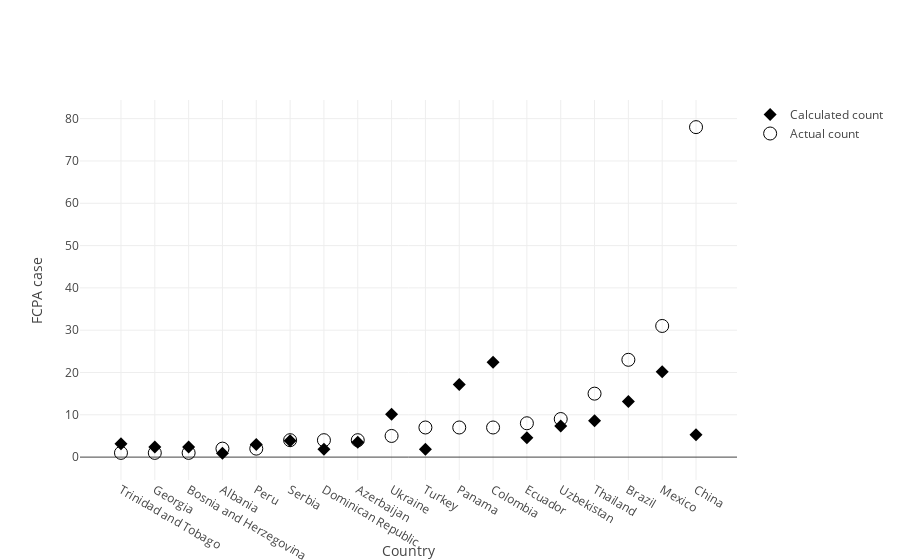

Source (notebook cell):
### Code cell
import plotly.plotly as py
import plotly.graph_objs as go
trace1 = go.Scatter(
    x = df_hdi_high_sorted['Country'],
    y = np.exp(df_hdi_high_sorted['Calc Count']),
    text = df_hdi_high_sorted['Legend'],
    mode='markers',
    marker=dict(symbol = 'diamond', color ='black',size=10),
    name = 'Calculated count'
)

trace2 = go.Scatter(
    y = df_hdi_high_sorted['Count'],
    x = df_hdi_high_sorted['Country'],
    text = df_hdi_high_sorted['Legend'],
    mode='markers',
    marker=dict(size=13, color ='black',symbol = "circle-open"),  
    name = 'Actual count'
)

layout = go.Layout(
    yaxis=dict(
        title = 'FCPA case',
        #type='log',
    ),
    xaxis=dict(
        title = 'Country'
    )
)
data = [trace1, trace2]

plotly.offline.iplot({'data': data, 'layout': layout}, filename='HDI vs fcpa: high HDI', config={'showLink': False})

### Figure 1 — Plotly figure (JSON) as saved in the notebook; plotly's stock layout.template omitted (floating-point values rounded to 4 significant figures)
{"data": [{"marker": {"color": "black", "size": 10, "symbol": "diamond"}, "mode": "markers", "name": "Calculated count", "text": ["pm 9.0<br>cti 2.0<br>rt 6.0", "pm 9.0<br>cti 8.0<br>rt 6.0", "pm 12.0<br>cti 6.0<br>rt 6.0", "pm 10.0<br>cti 7.0<br>rt 0.0", "pm 8.0<br>cti 3.0<br>rt 6.0", "pm 16.0<br>cti 6.0<br>rt 5.0", "pm 3.0<br>cti 5.0<br>rt 0.0", "pm 12.0<br>cti 6.0<br>rt 4.0", "pm 8.0<br>cti 9.0<br>rt 6.0", "pm 4.0<br>cti 7.0<br>rt 5.0", "pm 11.0<br>cti 6.0<br>rt 7.0", "pm 9.0<br>cti 6.0<br>rt 6.0", "pm 9.0<br>cti 2.0<br>rt 6.0", "pm 0.0<br>cti 5.0<br>rt 8.0", "pm 5.0<br>cti 7.0<br>rt 6.0", "pm 13.0<br>cti 8.0<br>rt 5.0", "pm 14.0<br>cti 4.0<br>rt 6.2", "pm 13.0<br>cti 9.0<br>rt 6.0"], "type": "scatter", "uid": "9f5a1b50-ca14-11e8-a6c1-c48e8ff48516", "x": ["Trinidad and Tobago", "Georgia", "Bosnia and Herzegovina", "Albania", "Peru", "Serbia", "Dominican Republic", "Azerbaijan", "Ukraine", "Turkey", "Panama", "Colombia", "Ecuador", "Uzbekistan", "Thailand", "Brazil", "Mexico", "China"], "y": [3.133, 2.417, 2.417, 0.9246, 2.986, 3.893, 1.828, 3.491, 10.1, 1.842, 17.19, 22.41, 4.555, 7.341, 8.584, 13.17, 20.17, 5.265]}, {"marker": {"color": "black", "size": 13, "symbol": "circle-open"}, "mode": "markers", "name": "Actual count", "text": ["pm 9.0<br>cti 2.0<br>rt 6.0", "pm 9.0<br>cti 8.0<br>rt 6.0", "pm 12.0<br>cti 6.0<br>rt 6.0", "pm 10.0<br>cti 7.0<br>rt 0.0", "pm 8.0<br>cti 3.0<br>rt 6.0", "pm 16.0<br>cti 6.0<br>rt 5.0", "pm 3.0<br>cti 5.0<br>rt 0.0", "pm 12.0<br>cti 6.0<br>rt 4.0", "pm 8.0<br>cti 9.0<br>rt 6.0", "pm 4.0<br>cti 7.0<br>rt 5.0", "pm 11.0<br>cti 6.0<br>rt 7.0", "pm 9.0<br>cti 6.0<br>rt 6.0", "pm 9.0<br>cti 2.0<br>rt 6.0", "pm 0.0<br>cti 5.0<br>rt 8.0", "pm 5.0<br>cti 7.0<br>rt 6.0", "pm 13.0<br>cti 8.0<br>rt 5.0", "pm 14.0<br>cti 4.0<br>rt 6.2", "pm 13.0<br>cti 9.0<br>rt 6.0"], "type": "scatter", "uid": "9f5a1b51-ca14-11e8-a4bc-c48e8ff48516", "x": ["Trinidad and Tobago", "Georgia", "Bosnia and Herzegovina", "Albania", "Peru", "Serbia", "Dominican Republic", "Azerbaijan", "Ukraine", "Turkey", "Panama", "Colombia", "Ecuador", "Uzbekistan", "Thailand", "Brazil", "Mexico", "China"], "y": [1, 1, 1, 2, 2, 4, 4, 4, 5, 7, 7, 7, 8, 9, 15, 23, 31, 78]}], "layout": {"xaxis": {"title": "Country"}, "yaxis": {"title": "FCPA case"}}}
